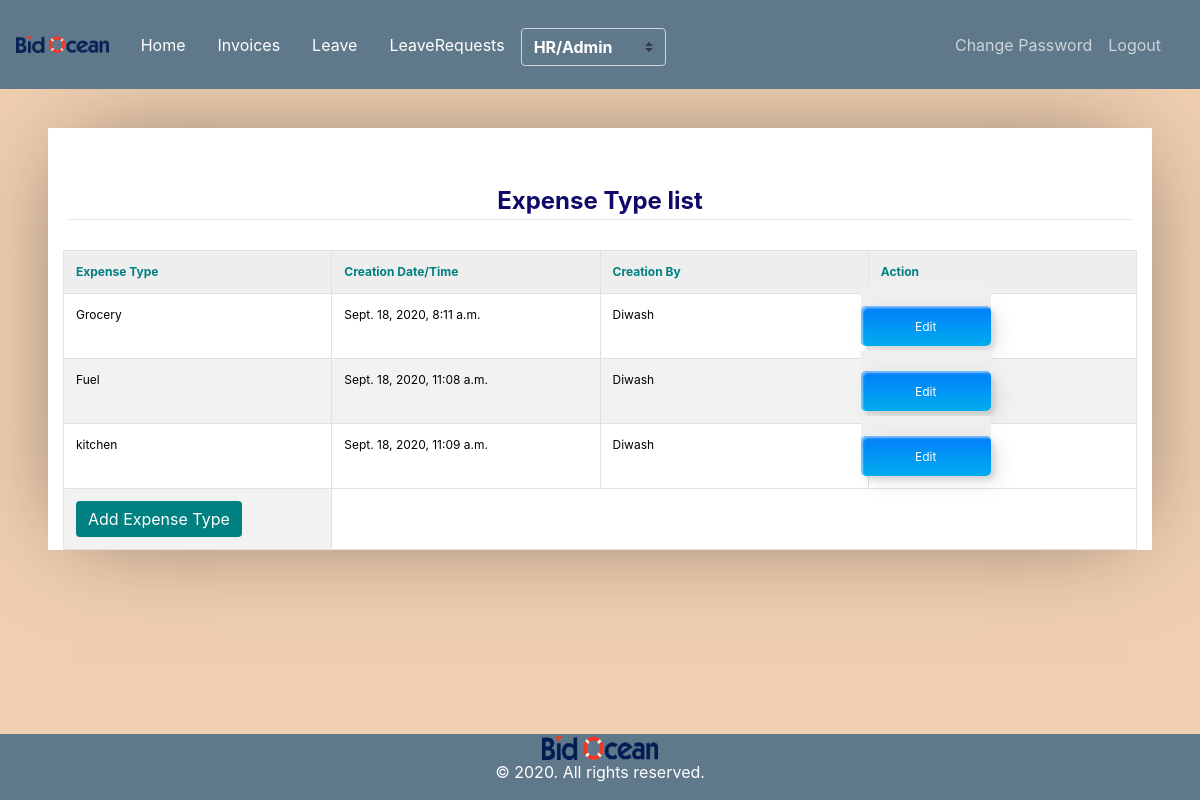
Page /expenses/expensetype-list/ (signed in) on the committed database.
### expenses/models.py (models this page shows, shortened)
class ExpenseType(models.Model):
	id           = models.AutoField(primary_key=True)
	expense_type = models.CharField(max_length=200)
	added_date   = models.DateTimeField(auto_now_add=True)
	added_by     = models.ForeignKey(Employee, on_delete=models.SET_NULL, null=True, blank=True)

### user_invoice/models.py (models this page shows, shortened)
class Employee(models.Model):
	id         = models.AutoField(primary_key=True)
	name       = models.CharField(max_length=300)
	role       = models.ForeignKey(Role,on_delete=models.CASCADE)
	salary     = models.CharField(max_length=300, null=True, blank=True)
	address    = models.CharField(max_length=300)
	emp_id     = models.CharField(max_length=300, null=True, blank=True)
	phone_no   = models.CharField(max_length=300)
	auth_tbl   = models.OneToOneField(Userdetail, on_delete=models.CASCADE)
	added_at   = models.DateTimeField(auto_now_add=True)
	is_manager = models.SmallIntegerField(default=0)
	report_to  = models.ForeignKey('self', on_delete=models.SET_NULL, null=True, blank=True, related_name='empreport_to')

### expenses/views.py (the view)
# urls.py: path('expensetype-list/',views.ExpenceTypeDisplayView.as_view(),name='expensetype_list'),
class ExpenceTypeDisplayView(AdminOrHRPanelMixin,TemplateView):
    template_name = 'expenses/expense_type_list.html'
    def get(self, request):
        context = {
            'expense_type': ExpenseType.objects.all(),
            'title'       : 'ExpenseType list',
            'role'        : Employee.objects.get(auth_tbl=self.request.user).role.name.lower()
        }
        return render(request, self.template_name, context)

### user_invoice/mixin.py (called while the page is built)
    def test_func(self):
        user     = self.request.user
        employee = Employee.objects.get(auth_tbl=user)
        return employee.role.name.lower() == 'admin' or employee.role.name.lower() == 'hr'

### expenses/templates/expenses/expense_type_list.html (shortened to what this page needs)
{% extends "user_invoice/base.html" %}
{% load crispy_forms_tags %}
{% block content %}
		<table  width="100%">
			<tr>
				<td><legend class="border-bottom mb-4" style="color: rgb(15, 9, 105);text-align: center;"><b>Expense Type list</b> </legend></td>
			</tr>
		</table>
		<table cellpadding="0" cellspacing="0" border="0" class="table table-bordered table-striped  display" width="100%">
			<tr>
				<th style="color: teal;"><b> Expense Type</b> </th>
				<th style="color: teal;"><b> Creation Date/Time</b></th>
				<th style="color: teal;"><b> Creation By</b></th>
				<th style="color: teal;"><b> Action </b></th>
			</tr>
			{% for expense in expense_type %}
				<tr>
					<td style="color: black;">{{expense.expense_type}}</td>
					<td style="color: black;">{{expense.added_date}}</td>
					<td style="color: black;">{{expense.added_by.name}}</td>
					<td><a href="{% url 'expensetype_edit' expense.pk %}"><button class="custom-btn btn-12"><span>Click!</span><span>Edit</span></button></a></td>
				</tr>
			{% endfor %}
			<td align="left"><a href="{% url 'expensetype_add' %}"><input class="btn btn-primary" type='button' style="background-color:teal;border: none;" value='Add Expense Type'></a></td>
		</table>
{% endblock content %}

### user_invoice/static/user_invoice/main.css (style rules this page uses)
body { background: #fafafa; color: #333333; margin-top: 5rem; }

### user_invoice/templates/user_invoice/base.html (style rules this page uses)
a { color: white; }

### expenses/templates/expenses/expense_type_list.html (style rules this page uses)
* { border: 0; color: inherit; font-family: inherit; font-size: inherit; font-style: inherit; font-weight: inherit; line-height: inherit; list-style: none; margin: 0; padding: 0; text-decoration: none; vertical-align: top; }
table { font-size: 75%; table-layout: fixed; width: 100%; }
table { border-collapse: collapse; border-spacing: 2px; }
th, td { border-width: 0px; padding: 0.5em; position: relative; }
th, td { border-radius: 0.25em; border-style: solid; }
th { background: #EEE; border-color: #BBB; }
td { border-color: #DDD; }
html { font: 16px/1 'Open Sans', sans-serif; overflow: auto; padding: 0.5in; }
html { background: #EFCFB0; cursor: default; }
body { background: #FFF; border-radius: 1px; box-shadow: 0 0 1in -0.25in rgba(0, 0, 0, 0.5); }
.btn-12 { position: relative; right: 20px; bottom: 20px; border:none; box-shadow: none; width: 130px; height: 40px; line-height: 42px; -webkit-perspective: 230px; perspective: 230px; }
.btn-12 span { background: rgb(0,172,238); background: linear-gradient(0deg, rgba(0,172,238,1) 0%, rgba(2,126,251,1) 100%); display: block; position: absolute; width: 130px; height: 40px; box-shadow:inset 2px 2px 2px 0px rgba(255,255,255,.5), 7px 7px 20px 0px rgba(0,0,0,.1), 4px 4px 5px 0px rgba(0,0,0,.1); border-radius: 5px; margin:0; text-align: center; -webkit-box-sizing: border-box; -moz-box-sizing: border-box; box-sizing: border-box; -webkit-transition: all .3s; transition: all .3s; }
.btn-12 span:nth-child(2) { -webkit-transform: rotateX(0deg); -moz-transform: rotateX(0deg); transform: rotateX(0deg); -webkit-transform-origin: 50% 50% -20px; -moz-transform-origin: 50% 50% -20px; transform-origin: 50% 50% -20px; }

### rows in the picture
ExpenseType: expense_type "Grocery", added_date "Sept. 18, 2020, 8:11 a.m.", added_by.name "Diwash"
ExpenseType: expense_type "Fuel", added_date "Sept. 18, 2020, 11:08 a.m.", added_by.name "Diwash"
ExpenseType: expense_type "kitchen", added_date "Sept. 18, 2020, 11:09 a.m.", added_by.name "Diwash"
